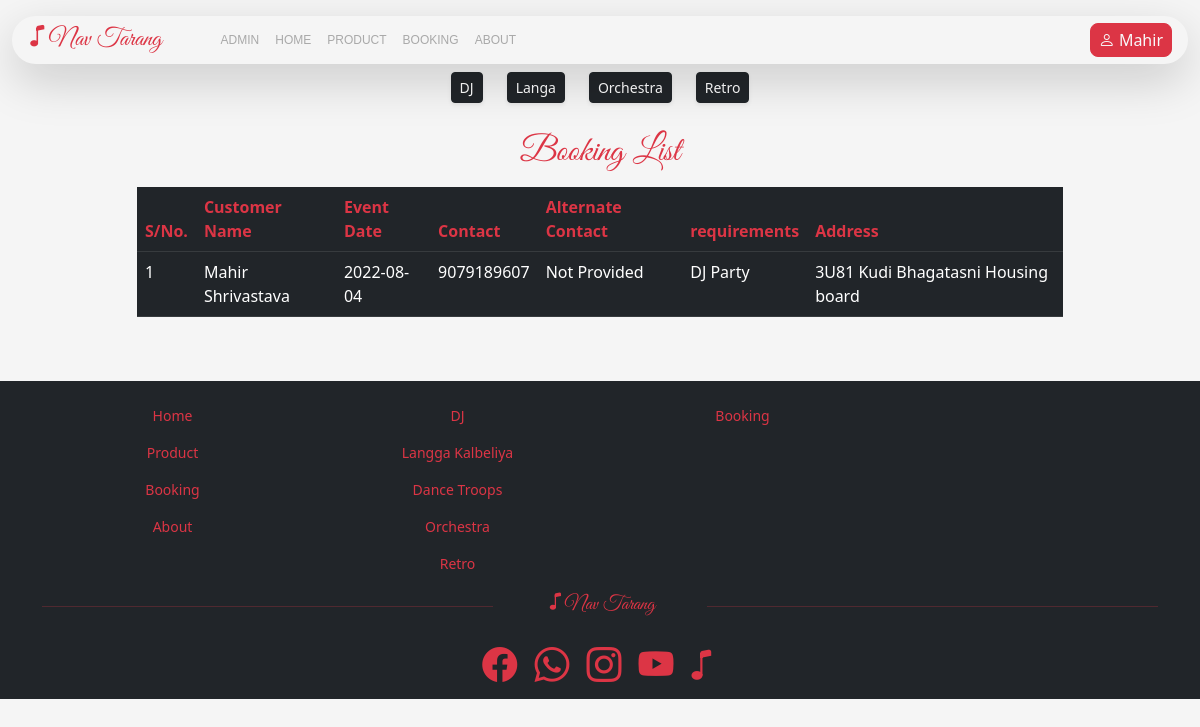
/bookingList/mahiradmin (signed in), run on the app's committed database.
### navtarang/models.py (models this page shows, shortened)
class User(db.Model, UserMixin):
    id = db.Column(db.Integer, primary_key=True, unique=True)
    username = db.Column(db.String(length=10), unique=True, nullable=False)
    password_hash = db.Column(db.String(), nullable=False)
    first_name = db.Column(db.String(length=30), nullable=False)
    last_name = db.Column(db.String(length=30),  nullable=False)
    email_address = db.Column(db.String(length=50), unique=True, nullable=False)
    contact = db.Column(db.String(length=10), unique=True, nullable=False)
    budget = db.Column(db.Integer, default=0)
    admin_access = db.Column(db.Boolean, default=False)
    booking = db.relationship('Booking', backref='owned_user', lazy=True)
    @property
    def password(self):
        return self.password

class Booking(db.Model):
    id = db.Column(db.Integer, primary_key=True)
    customer_name = db.Column(db.String(length=50), nullable=False)
    event_date = db.Column(db.Date, nullable = False)
    contact_detail = db.Column(db.String, nullable = False)
    alternate_contact = db.Column(db.String)
    requirements = db.Column(db.String, nullable = False)
    address = db.Column(db.String,nullable=False)
    user = db.Column(db.Integer, db.ForeignKey(User.id))
    @property
    def dateOfEvent(self):
        return self.dateOfEvent

### navtarang/routes.py (the view)
    @app.route('/bookingList/<string:username>', methods=['GET'])
    @login_required
    def bookingList(username):
        try:
            if not current_user.admin_access == True:
                raise Exception("User is not an admin!")
            if username != current_user.username:
                raise Exception("Username is not valid!")
            bookingList = Booking.query.all()
            if request.method == 'GET':
                return render_template('bookinglist.html', username=username, bookingList=bookingList)
        except Exception as error:
            flash(f"{error}")
            return redirect(url_for('bookingList', username=username))

### navtarang/models.py (called while the page is built)
@login_manager.user_loader
def load_user(user):
    return User.query.get(user)

### navtarang/templates/bookinglist.html (shortened to what this page needs)
{% extends '_layout.html' %}
{% block content %}
<div class="container">
    <div class="row">
        <div class="col-sm-1"></div>
        <div class="col-sm-10">
            <div class="text-danger greatvibesfont size-35 text-center mt-3 mb-2">Booking List</div>
            <table class="table table-responsive table-dark">
                <thead>
                    <tr class="text-danger">
                        <th>S/No.</th>
                        <th>Customer Name</th>
                        <th>Event Date</th>
                        <th>Contact</th>
                        <th>Alternate Contact</th>
                        <th>requirements</th>
                        <th>Address</th>
                    </tr>
                </thead>
                <tbody>
                    {% set counter = [] %}
                    {% for list in bookingList %}
                    {% set _= counter.append(1) %}
                    <tr>
                        <td>{{ counter|length }}</td>
                        <td>{{ list.customer_name }}</td>
                        <td>{{ list.event_date }}</td>
                        <td>{{ list.contact_detail }}</td>
                        <td>{{ list.alternate_contact }}</td>
                        <td>{{ list.requirements }}</td>
                        <td>{{ list.address }}</td>
                    </tr>
                    {% endfor %}
                </tbody>
            </table>
        </div>
        <div class="col-sm-1"></div>
    </div>
</div>
{% endblock %}

### navtarang/templates/_layout.html (shortened to what this page needs)
<!doctype html>
<html lang="en">
  <head>
    <link rel="stylesheet" href="https://cdn.jsdelivr.net/npm/bootstrap-icons@1.9.1/font/bootstrap-icons.css">
    <link rel="stylesheet" href="{{ url_for('static', filename='css/bootstrap.css') }}">
    <link rel="stylesheet" href="{{ url_for('static', filename='css/style.css') }}">
    <link rel="stylesheet" href="{{ url_for('static' ,filename='css/mediaquery.css') }}">
  </head>
{% set username = "?" %}
{% if current_user.is_authenticated %}
{% set username = current_user.username %}
{% endif %}
  <body class="bg-cream">
      <div class="container-fluid bg-cream fixed-top">
        <nav class="navbar navbar-expand-sm navbar-light mt-2">
            <div class="container-fluid shadow-lg rounded-5">
                <a class="navbar-brand greatvibesfont me-auto ms-auto size-25 bi bi-music-note text-decoration-none text-danger" href="{{ url_for('home_page', username=username) }}">Nav Tarang</a>
                <div class="collapse navbar-collapse" id="collapsibleNavId">
                    <ul class="navbar-nav me-auto size-12 mt-2 mt-lg-0 text-center">
                        {% if current_user.admin_access==True and current_user.is_authenticated %}
                        <li class="nav-item" id="headermenu"><a class="nav-link" href="{{ url_for('admin_page', username=username) }}">ADMIN</a> </li>
                        {% endif %}
                        <li class="nav-item" id="headermenu"><a class="nav-link" href="{{ url_for('home_page', username=username) }}">HOME</a> </li>
                        <li class="nav-item" id="headermenu"><a class="nav-link" href="{{url_for('product_page', username=username)}}">PRODUCT</a></li>
                        <li class="nav-item" id="headermenu"><a class="nav-link" href="{{ url_for('booking_page', username=username) }}">BOOKING</a></li>
                        <li class="nav-item" id="headermenu"><a class="nav-link" href="{{url_for('about_page', username=username)}}">ABOUT</a></li>
                    </ul>
                    <div class="d-flex my-lg-0 my-2 size-12" id="gayab0">
                        {% if current_user.is_authenticated %}
                        <a class="m-1 size-16 btn btn-danger text-light rounded-3 btn-sm bi bi-person" onclick="profileBar()">
                            {{ current_user.first_name }}
                        </a>
                        {% else %}
                        <a class="m-1 btn btn-danger btn-sm bi bi-box-arrow-in-right" href="{{ url_for('login_page') }}"> Login</a>
                        <a class="m-1 btn btn-danger btn-sm bi bi-person-plus" href="{{ url_for('register_page') }}"> Register</a>
                        {% endif %}
                    </div>
                </div>
            </div>
        </nav>
        <div class="justify-content-center nav mb-2 changeBg-red">
            <a class="nav-item btn btn-dark shadow-sm btn-sm text-white text-decoration-none" href="{{ url_for('dj_page', username=username) }}">DJ</a>
            <a class="nav-item btn btn-dark shadow-sm btn-sm ms-4 text-white text-decoration-none" href="{{ url_for('langa_page', username=username) }}">Langa</a>
            <a class="nav-item btn btn-dark shadow-sm btn-sm ms-4 text-white text-decoration-none" href="{{ url_for('orchestra_page', username=username) }}">Orchestra</a>
            <a class="nav-item btn btn-dark shadow-sm btn-sm ms-4 text-white text-decoration-none" href="{{ url_for('retro_page', username=username) }}">Retro</a>
        </div>
      </div>
      <div id="contentDesktop">
            {% block content %}
            {% endblock %}
        </div>
</body>
<footer class="bg-dark mt-5">
    <div class="container size-14 pt-3">
        <div class="row text-center">
            <div class="col mt-2">
                <div>
                    <a href="{{ url_for('home_page', username=username) }}" class="nav-link text-danger pb-3">Home</a>
                    <a href="{{ url_for('product_page', username=username) }}" class="nav-link text-danger pb-3">Product</a>
                    <a href="{{ url_for('booking_page', username=username) }}" class="nav-link text-danger pb-3">Booking</a>
                    <a href="{{ url_for('about_page', username=username) }}" class="nav-link text-danger pb-3">About</a>
                </div>
            </div>
            <div class="col mt-2">
                <a href="{{ url_for('product_page', username=username) }}" id="footerdj" class="nav-link text-danger pb-3">DJ</a>
                <a href="{{ url_for('product_page', username=username) }}" id="footerlanga" class="nav-link text-danger pb-3">Langga Kalbeliya</a>
                <a href="{{ url_for('product_page', username=username) }}" id="footerdance" class="nav-link text-danger pb-3">Dance Troops</a>
                <a href="{{ url_for('product_page', username=username) }}" id="footerorchestra" class="nav-link text-danger pb-3">Orchestra</a>
                <a href="{{ url_for('product_page', username=username) }}" id="footerretro" class="nav-link text-danger pb-3">Retro</a>
            </div>
            <div class="col mt-2">
                <a href="{{ url_for('booking_page', username=username) }}" class="nav-link text-danger pb-3">Booking</a>
            </div>
            <div class="col"></div>
        </div>
    </div>
    <div class="container">
        <div class="row">
            <div class="col-md-5"><hr class="text-danger"></div>
            <div class="col-md-2 text-center size-20 greatvibesfont text-danger bi bi-music-note">Nav Tarang</div>
            <div class="col-md-5"><hr class="text-danger"></div>
        </div>
    </div>
    <div class="container">
        <div class="container-fluid text-center mt-3 size-35">
            <label class="form-label me-2"><a class="bi bi-facebook text-danger" href="https://www.facebook.com/navtarangevent" target="_blank" rel="noopener noreferrer"></a></label>
            <label class="form-label me-2"><a class="bi bi-whatsapp text-danger" href="https://api.whatsapp.com/send?phone=9414133822" target="_blank" rel="noopener noreferrer"></a></label>
            <label class="form-label me-2"><a class="bi bi-instagram text-danger" href="https://www.instagram.com/navtarangevent" target="_blank" rel="noopener noreferrer"></a></label>
            <label class="form-label"><a class="bi bi-youtube text-danger" href="https://www.youtube.com/channel/UCH7y8zvLqLs564Swv3ZnvVA" target="_blank" rel="noopener noreferrer"></a></label>
            <label class="form-label"><a class="bi bi-music-note text-danger" href="{{ url_for('home_page', username=username) }}"></a></label>
        </div>
    </div>
</footer>
</html>

### navtarang/static/css/style.css (style rules this page uses)
.greatvibesfont { font-family: 'great-vibes.regular'; }
.bg-cream { background-color: whitesmoke; }
.size-14 { font-size: 14px !important; word-wrap: break-word; }
.size-35 { font-size: 35px !important; }
.size-25 { font-size: 25px !important; }
.size-20 { font-size: 20px; }
.size-16 { font-size: 16px; }
.size-12 { font-size: 12px; }
#headermenu { font-family: Verdana, Geneva, Tahoma, sans-serif; transition: 0.5s; }
#headermenu a { color: darkgray; }

### navtarang/static/css/mediaquery.css (style rules this page uses)
@media only screen and (min-width: 574px) { #contentDesktop { position: relative; padding-top: 110px ; } }
@media only screen and (min-width: 574px) { #collapsibleNavId ul { margin-left: 5%; } }

### data on the page
User: first_name "Mahir"
Booking: counter "1", customer_name "Mahir Shrivastava", event_date "2022-08-04", contact_detail "9079189607", alternate_contact "Not Provided", requirements "DJ Party", address "3U81 Kudi Bhagatasni Housing board"
